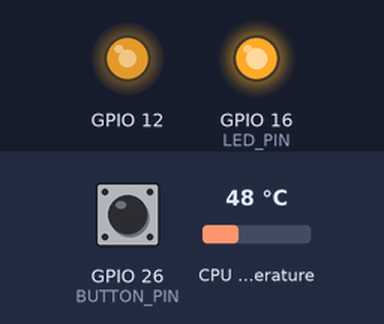
The program below on a simulated Raspberry Pi (BCM pin numbers). Shown: output pins drawn as LEDs (lit = HIGH). Dashed ring = blinking. The test bench sets the inputs (shaded band); at power-on: CPU temperature 48 °C, GPIO 26 (BUTTON_PIN) HIGH. Threads take turns every 2 ms; the clock reads 2024-03-15 10:24:30 at power-on unless the program sets it; what the program prints to the terminal is not drawn. At 19.0 s the program stops and its outputs stay as they are.

Above: at 1.2 s.
1.3 s: CPU temperature set to 63 °C
8.5 s: CPU temperature set to 65 °C
At 12.7 s:
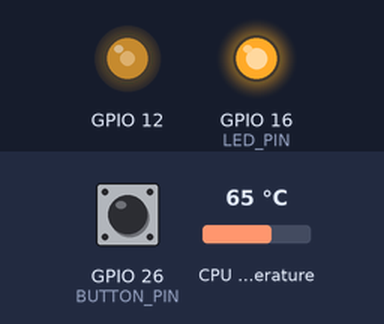
13.5 s: GPIO 26 (BUTTON_PIN) pulled LOW for 1 s
At 13.63 s:
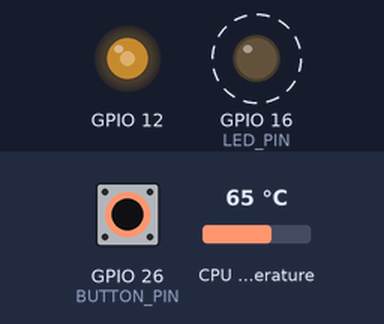
16.0 s: GPIO 26 (BUTTON_PIN) pulled LOW for 3.2 s
At 19.9 s:
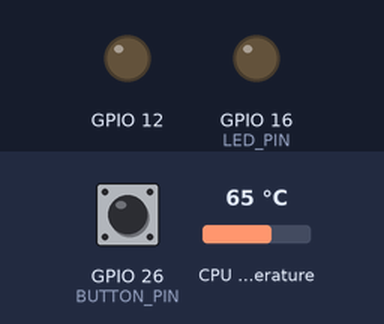
Timing chart, 0 to 20.5 s (numbered marks = the images above; inputs shaded):
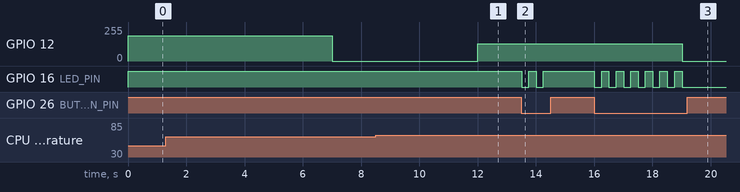

Measured:
- the behaviour switches between 64 and 65 °C on CPU temperature (found by bisection; images 0 and 1)
- after the input at 8.5 s, GPIO 12: 0/255 → 128/255 after 3.5 s
- after the input at 13.5 s, GPIO 16 (LED_PIN): alternates HIGH for 0.25 s and LOW for 0.25 s, 4 changes in all, then stays HIGH, starting at once
- after the input at 16.0 s, GPIO 12: 128/255 → 0/255 after 3.0 s; GPIO 16 (LED_PIN): alternates HIGH for 0.25 s and LOW for 0.25 s, 13 changes in all, then stays LOW, starting at once

The program:

powerr.py
```python
#!/usr/bin/env python3
# -*- coding: utf-8 -*-

import RPi.GPIO as GPIO
import pigpio, time, signal, sys, os
from threading import Thread

# ====== GPIO 設定 ======
BUTTON_PIN = 26  # 關機按鍵
LED_PIN = 16     # 提示燈
FAN_PIN = 12     # 風扇控制

# ====== 風扇 PWM 參數 ======
FREQ_HZ = 50       # 若風扇有高頻電流聲，建議改為 25000 (25kHz)
UPDATE_SEC = 5     # 每 5 秒更新一次

# ====== 溫度控制設定 ======
TEMP_START = 65.0  # 啟動風扇的溫度 (°C)
TEMP_STOP = 55.0   # 關閉風扇的溫度 (°C)
TEMP_MAX = 100.0   # 風扇滿轉的溫度 (°C)
MIN_DUTY = 50.0    # 剛啟動與降溫區間維持的基礎轉速 (%)

# 初始化 pigpio
pi = pigpio.pi()
if not pi.connected:
    print("pigpio daemon 未連線，請先啟動 pigpiod")
    sys.exit(1)

# ====== CPU 溫度相關函式 ======
fan_is_running = False  # 用來記錄目前風扇是否為「運轉狀態」

def get_cpu_temp_c():
    with open("/sys/class/thermal/thermal_zone0/temp", "r") as f:
        milli = int(f.read().strip())
    return milli / 1000.0

def temp_to_duty(temp_c):
    global fan_is_running

    # 1. 判斷是否需要切換風扇狀態
    if temp_c >= TEMP_START:
        fan_is_running = True
    elif temp_c <= TEMP_STOP:
        fan_is_running = False

    # 2. 如果風扇是停止狀態，直接回傳 0
    if not fan_is_running:
        return 0.0

    # 3. 如果風扇是運轉狀態，計算對應的轉速
    if temp_c <= TEMP_START:
        # 當溫度介於 TEMP_STOP (65) ~ TEMP_START (75) 之間，維持最低轉速
        duty = MIN_DUTY
    elif temp_c < TEMP_MAX:
        # 當溫度大於 TEMP_START (75)，開始線性加速
        duty = MIN_DUTY + (temp_c - TEMP_START) * ((100.0 - MIN_DUTY) / (TEMP_MAX - TEMP_START))
    else:
        duty = 100.0

    return max(0.0, min(100.0, duty))

def set_pwm_percent(pct):
    duty = int(pct / 100.0 * 1_000_000)
    pi.hardware_PWM(FAN_PIN, FREQ_HZ, duty)

# ====== 風扇控制執行緒 ======
def fan_control_loop():
    try:
        set_pwm_percent(75.0)  # 冷啟動先給 75% 確保馬達有足夠推力啟動
        time.sleep(7)          # 維持 5 秒
        while True:
            t = get_cpu_temp_c()
            duty = temp_to_duty(t)
            set_pwm_percent(duty)

            # 在終端機輸出目前溫度、轉速與運轉狀態
            status = "運轉中" if fan_is_running else "已停止"
            print(f"CPU 溫度: {t:.1f} °C | 風扇轉速: {duty:.1f} % [{status}]")
            time.sleep(UPDATE_SEC)
    except Exception as e:
        print("風扇錯誤：", e)
        cleanup()

# ====== LED 與關機按鍵 ======
GPIO.setmode(GPIO.BCM)
GPIO.setup(BUTTON_PIN, GPIO.IN, pull_up_down=GPIO.PUD_UP)
GPIO.setup(LED_PIN, GPIO.OUT)

GPIO.output(LED_PIN, GPIO.HIGH)  # 開機亮燈

press_time = None
blinking = False

# ====== 清理函式 ======
def cleanup(*_):
    print("清理 GPIO 和 PWM...")
    set_pwm_percent(0)  # 先停掉風扇
    GPIO.output(LED_PIN, GPIO.LOW)  # 確保 LED 熄滅
    pi.stop()
    GPIO.cleanup()
    sys.exit(0)

signal.signal(signal.SIGINT, cleanup)
signal.signal(signal.SIGTERM, cleanup)

# ====== 啟動風扇執行緒 ======
fan_thread = Thread(target=fan_control_loop, daemon=True)
fan_thread.start()

# ====== 主迴圈：處理按鈕與 LED ======
try:
    while True:
        if GPIO.input(BUTTON_PIN) == GPIO.LOW:  # 按下
            if press_time is None:
                press_time = time.time()
                blinking = True
            elif time.time() - press_time >= 3:
                print("長按3秒，準備關機...")
                os.system("sudo systemctl poweroff")
                cleanup()
        else:
            press_time = None
            blinking = False
            GPIO.output(LED_PIN, GPIO.HIGH)

        if blinking:
            GPIO.output(LED_PIN, not GPIO.input(LED_PIN))

        time.sleep(0.25 if blinking else 0.1)

except Exception as e:
    print("主程式錯誤：", e)
    cleanup()
```
